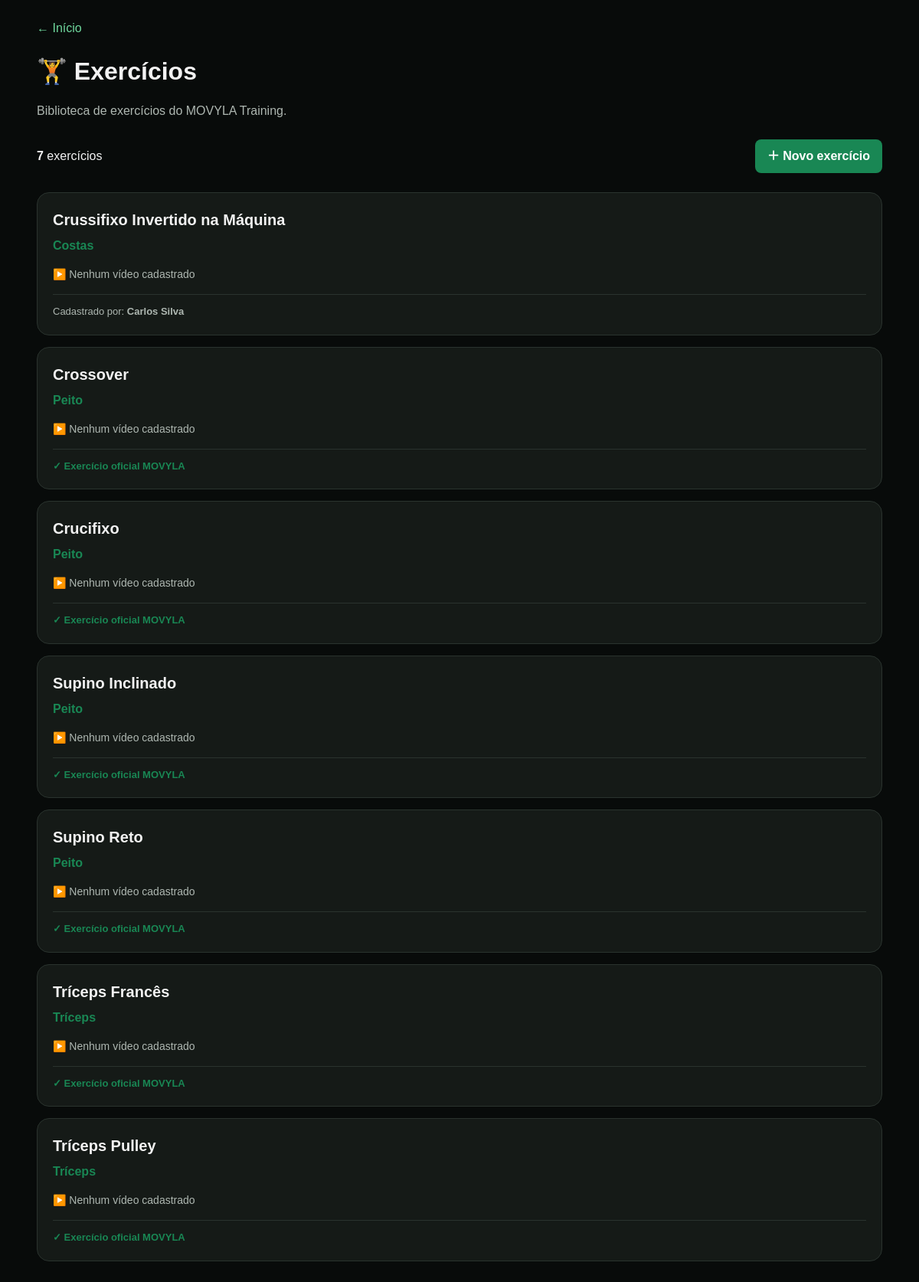
The page /exercicios (signed in) on the database its author committed.
### tables this page shows
CREATE TABLE exercicios (
            id INTEGER PRIMARY KEY AUTOINCREMENT,
            nome TEXT NOT NULL,
            grupo_muscular TEXT NOT NULL,
            equipamento TEXT,
            repeticoes_min INTEGER,
            repeticoes_max INTEGER,
            incremento_carga REAL
        , video_url TEXT, responsavel_id INTEGER);

CREATE TABLE usuarios (
            id INTEGER PRIMARY KEY AUTOINCREMENT,
            nome TEXT NOT NULL,
            usuario TEXT NOT NULL UNIQUE,
            senha TEXT NOT NULL,
            tipo TEXT NOT NULL DEFAULT 'aluno',
            ativo INTEGER NOT NULL DEFAULT 1
        , foto TEXT, responsavel_id INTEGER);

### app.py (the view, shortened to what this page needs)
@app.route("/exercicios")
@login_obrigatorio
def exercicios():
    if not usuario_e_gestor():
        return redirect("/")
    conn = conectar()
    cursor = conn.cursor()
    if usuario_e_owner():
        cursor.execute("""
            SELECT
                e.id,
                e.nome,
                e.grupo_muscular,
                e.video_url,
                e.responsavel_id,
                u.nome AS responsavel_nome
            FROM exercicios e
            LEFT JOIN usuarios u
                ON u.id = e.responsavel_id
            ORDER BY
                e.grupo_muscular,
                e.nome
        """)
    exercicios_db = cursor.fetchall()
    conn.close()
    return render_template(
        "exercicios.html",
        exercicios=exercicios_db
    )

### app.py (called while the page is built)
def conectar():
    caminho_banco = os.environ.get("DATABASE_PATH", "meutreino.db")
    conn = sqlite3.connect(caminho_banco)
    conn.row_factory = sqlite3.Row
    return conn

def login_obrigatorio(func):
    @wraps(func)
    def wrapper(*args, **kwargs):
        if "usuario_id" not in session:
            return redirect("/login")
        return func(*args, **kwargs)
    return wrapper

def usuario_e_owner():
    return session.get("tipo") == "master"

def usuario_e_gestor():
    return session.get("tipo") in (
        "master",
        "personal"
    )

### templates/exercicios.html (shortened to what this page needs)
<!DOCTYPE html>
<html lang="pt-BR">
<head>
    <link
        rel="stylesheet"
        href="{{ url_for('static', filename='movyla.css') }}"
    >
</head>
<body>
<div class="container">
    <div style="margin-bottom: 20px;">
        <a href="{{ url_for('inicio') }}">
            ← Início
        </a>
    </div>
    <div class="pagina-cabecalho">
        <h1>
            🏋️ Exercícios
        </h1>
        <p>
            Biblioteca de exercícios do MOVYLA Training.
        </p>
    </div>
    <div class="barra-acoes">
        <div>
            <strong>
                {{ exercicios|length }}
            </strong>
            exercício{% if exercicios|length != 1 %}s{% endif %}
        </div>
        <a
            href="{{ url_for('novo_exercicio') }}"
            class="btn btn-primary"
        >
            ＋ Novo exercício
        </a>
    </div>
    {% if exercicios %}
    <div class="lista-exercicios">
        {% for exercicio in exercicios %}
        <div class="exercicio-card">
            <h2>
                {{ exercicio["nome"] }}
            </h2>
            <div class="grupo-muscular">
                {{ exercicio["grupo_muscular"] }}
            </div>
            {% if exercicio["video_url"] %}
                <a
                    href="{{ exercicio['video_url'] }}"
                    target="_blank"
                    rel="noopener noreferrer"
                    class="youtube-link"
                >
                    ▶️ Assistir vídeo no YouTube
                </a>
            {% else %}
                <div class="sem-video">
                    ▶️ Nenhum vídeo cadastrado
                </div>
            {% endif %}
            <div class="origem-exercicio">
                {% if exercicio["responsavel_id"] is none %}
                    <span class="origem-oficial">
                        ✓ Exercício oficial MOVYLA
                    </span>
                {% else %}
                    Cadastrado por:
                    <strong>
                        {{ exercicio["responsavel_nome"] }}
                    </strong>
                {% endif %}
            </div>
        </div>
        {% endfor %}
    </div>
    {% endif %}
</div>
</body>
</html>

### static/movyla.css (style rules this page uses)
:root { --movyla-green: #198754; --movyla-green-dark: #157347; --movyla-black: #080b0a; --movyla-dark: #101412; --movyla-card: #151a17; --movyla-card-2: #1b211e; --movyla-border: #2a332e; --movyla-text: #f2f2f2; --movyla-muted: #aeb7b1; --movyla-danger: #dc3545; --movyla-warning: #ffc107; }
* { box-sizing: border-box; }
html { background: var(--movyla-black); }
body { margin: 0; padding: 0; background: var(--movyla-black); color: var(--movyla-text); font-family: Arial, Helvetica, sans-serif; line-height: 1.5; }
.container { width: 92%; max-width: 1200px; margin: 0 auto; padding: 25px 0 40px; }
h1, h2, h3, h4 { color: var(--movyla-text); }
h1 { margin-top: 0; }
h2 { margin-top: 25px; }
a { color: #6fd89d; text-decoration: none; }
button, .btn, input[type="submit"], input[type="button"] { display: inline-block; border: none; border-radius: 8px; padding: 10px 16px; background: var(--movyla-green); color: #ffffff; font-weight: bold; cursor: pointer; text-decoration: none; transition: 0.2s ease; }

### templates/exercicios.html (style rules this page uses)
.pagina-cabecalho { margin-bottom: 25px; }
.pagina-cabecalho h1 { margin-bottom: 8px; }
.pagina-cabecalho p { color: var(--movyla-muted); }
.barra-acoes { display: flex; justify-content: space-between; align-items: center; gap: 15px; margin-bottom: 25px; flex-wrap: wrap; }
.lista-exercicios { display: grid; gap: 15px; }
.exercicio-card { background: var(--movyla-card); border: 1px solid var(--movyla-border); border-radius: 16px; padding: 20px; }
.exercicio-card h2 { margin: 0 0 7px 0; font-size: 20px; }
.grupo-muscular { color: var(--movyla-green); font-weight: 600; margin-bottom: 15px; }
.sem-video { color: var(--movyla-muted); font-size: 14px; }
.origem-exercicio { margin-top: 15px; padding-top: 12px; border-top: 1px solid var(--movyla-border); color: var(--movyla-muted); font-size: 13px; }
.origem-oficial { color: var(--movyla-green); font-weight: 600; }

### rows shown on the page
exercicios: nome "Crussifixo Invertido na Máquina", grupo_muscular "Costas", responsavel_nome "Carlos Silva"
exercicios: nome "Crossover", grupo_muscular "Peito", shows "✓ Exercício oficial MOVYLA"
exercicios: nome "Crucifixo", grupo_muscular "Peito", shows "✓ Exercício oficial MOVYLA"
exercicios: nome "Supino Inclinado", grupo_muscular "Peito", shows "✓ Exercício oficial MOVYLA"
exercicios: nome "Supino Reto", grupo_muscular "Peito", shows "✓ Exercício oficial MOVYLA"
exercicios: nome "Tríceps Francês", grupo_muscular "Tríceps", shows "✓ Exercício oficial MOVYLA"
exercicios: nome "Tríceps Pulley", grupo_muscular "Tríceps", shows "✓ Exercício oficial MOVYLA"

### other values the page prints
{{ exercicios|length }} "7"
